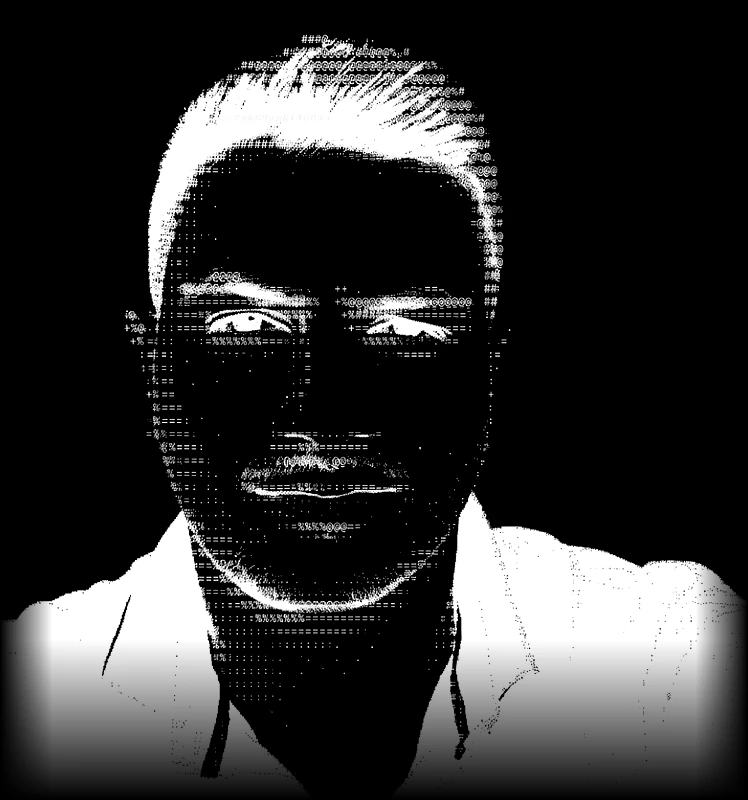
#> input picture src/profile_cards/assets/portrait.webp, 748 x 800 px
$ python -i prepare_portrait.py   (imports and definitions only)
#> lines starting #> are read from the running program, lines starting #| are printed output that depends on the picture
"""Prepare the hero portrait from a finished sketch image.

Usage: uv run python scripts/prepare_portrait.py <sketch image>

The sketch should be dark ink on a light paper background. The script converts it to
an "ink mask" (ink white, paper black), feathers the edges so the portrait fades into
the card, and writes src/profile_cards/assets/portrait.webp. The card draws that mask
filled with its own ink colour, so the portrait follows light and dark mode.
"""

from __future__ import annotations

import json
import sys
from pathlib import Path

from PIL import Image, ImageChops, ImageDraw, ImageFilter, ImageOps

ASSETS = Path(__file__).resolve().parent.parent / "src/profile_cards/assets"
OUTPUT = ASSETS / "portrait.webp"
FIGURE_OUTPUT = ASSETS / "figure.webp"
SIZE_OUTPUT = ASSETS / "portrait.json"

# Two pixels per displayed pixel keeps the halftone crisp on high-density screens.
TARGET_HEIGHT = 800
# Crop away a thin frame some exports carry around the sketch.
EDGE_TRIM = 0.006
# Inverted-grey levels: below the floor is paper noise, above the ceiling is solid ink.
PAPER_FLOOR = 30
INK_CEILING = 190
# Cutting the figure out of the paper: ink brighter than the threshold is a wall, gaps
# up to twice the radius are closed, and the flood starts on the outer edges.
FIGURE_INK_THRESHOLD = 64
FIGURE_GAP_RADIUS = 9
FIGURE_SEED_ROWS = (0.03, 0.30, 0.55)
FIGURE_EDGE_BLUR = 2.4
FLOOD_MARKER = 128
# Fractions of the image over which the edges fade out.
FEATHER_BOTTOM = 0.20
FEATHER_SIDES = 0.07
WEBP_QUALITY = 90


def _levels() -> list[int]:
    """Lookup table: paper noise becomes 0, real ink becomes full strength."""
    span = INK_CEILING - PAPER_FLOOR
    return [
        round(255 * min(1.0, max(0.0, (value - PAPER_FLOOR) / span)))
        for value in range(256)
    ]


# [32 lines left out: functions fade_profile, edge_fade, not called in this run]


def raw_ink(sketch: Path) -> Image.Image:
    """The sketch as an unfaded ink mask: ink white, paper black."""
    image = Image.open(sketch).convert("RGBA")
    paper = Image.new("RGBA", image.size, (255, 255, 255, 255))
#> paper: PIL image 748x800 RGBA; every value is 255
    gray = Image.alpha_composite(paper, image).convert("L")

    width, height = gray.size
#> width = 748; height = 800
    trim_x, trim_y = round(width * EDGE_TRIM), round(height * EDGE_TRIM)
#> trim_x = 4; trim_y = 5
    gray = gray.crop((trim_x, trim_y, width - trim_x, height - trim_y))
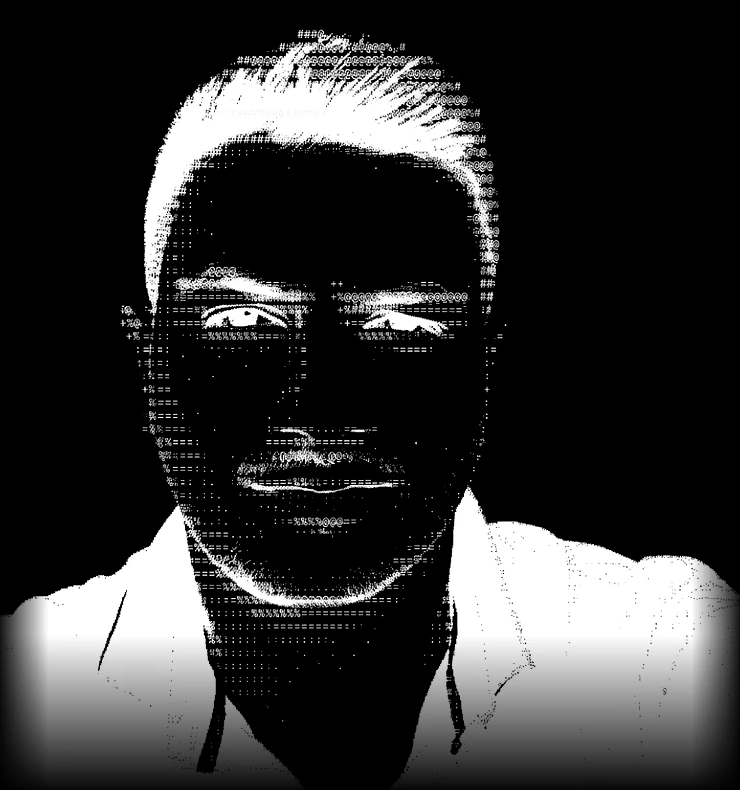
#> gray: PIL image 740x790 L; min 0, max 255, mean 50
    width, height = gray.size
#> width = 740; height = 790
    gray = gray.resize(
        (round(width * TARGET_HEIGHT / height), TARGET_HEIGHT),
        Image.Resampling.LANCZOS,
    )
#> gray: PIL image 749x800 L

    return ImageOps.invert(gray).point(_levels())
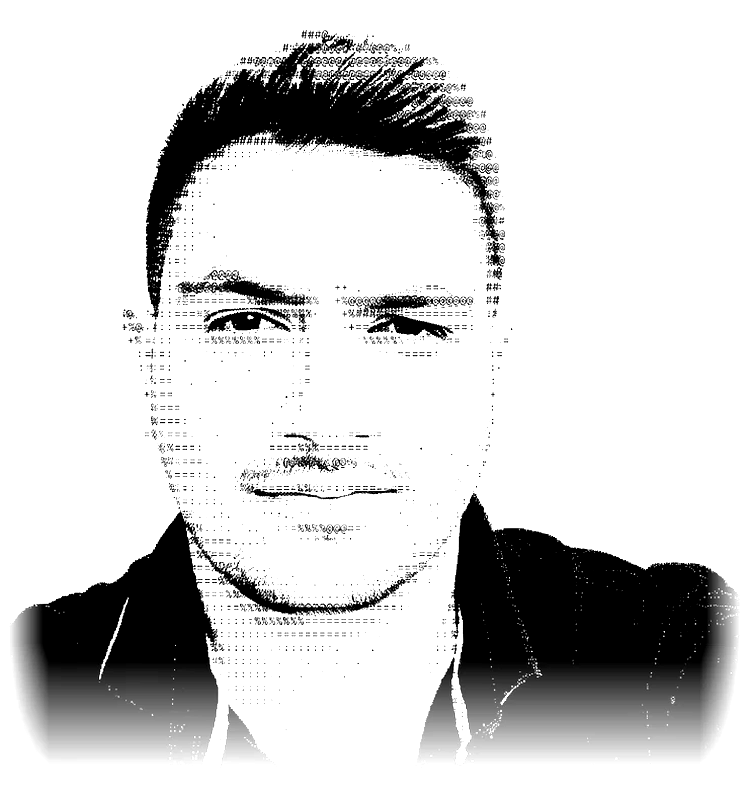
#> returned value: PIL image 749x800 L; min 0, max 255, mean 209.7


# [54 lines left out: functions ink_mask, figure_mask, figure_cutout, _save, main, not called in this run]


# [4 lines not run here, left out]

>>> result = raw_ink('../src/profile_cards/assets/portrait.webp')
